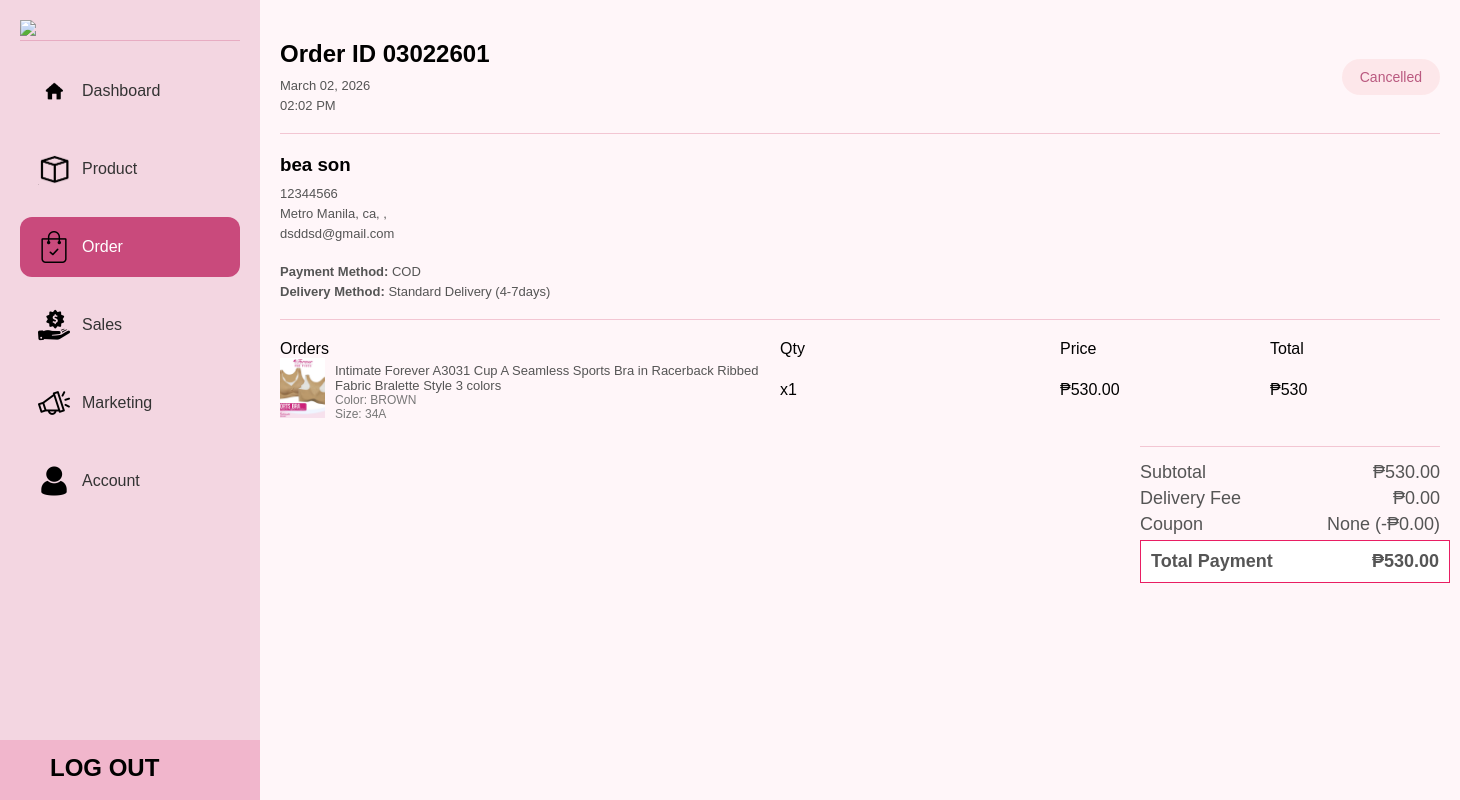
The page /ADMIN/HTML/order-view.php?id=1 on the database its author committed.
### tables this page shows
CREATE TABLE `orders` (
  `id` int(11) NOT NULL,
  `order_code` varchar(20) DEFAULT NULL,
  `first_name` varchar(100) DEFAULT NULL,
  `last_name` varchar(100) DEFAULT NULL,
  `email` varchar(100) DEFAULT NULL,
  `phone` varchar(20) DEFAULT NULL,
  `province` varchar(100) DEFAULT NULL,
  `city` varchar(100) DEFAULT NULL,
  `barangay` varchar(100) DEFAULT NULL,
  `postal` varchar(10) DEFAULT NULL,
  `full_address` text DEFAULT NULL,
  `payment_method` varchar(50) DEFAULT NULL,
  `delivery_method` varchar(50) DEFAULT NULL,
  `subtotal` decimal(10,2) DEFAULT NULL,
  `delivery_fee` decimal(10,2) DEFAULT NULL,
  `total` decimal(10,2) DEFAULT NULL,
  `created_at` datetime DEFAULT current_timestamp(),
  `status` varchar(50) DEFAULT 'To Ship',
  `postal_code` varchar(20) DEFAULT NULL,
  `profile_img` varchar(255) DEFAULT NULL,
  `coupon` decimal(10,2) DEFAULT 0.00,
  `coupon_code` varchar(100) DEFAULT NULL,
  `refund_date` datetime DEFAULT NULL,
  `refund_message` text DEFAULT NULL,
  `refund_images` text DEFAULT NULL
);

CREATE TABLE `order_items` (
  `id` int(11) NOT NULL,
  `order_id` int(11) DEFAULT NULL,
  `product_name` varchar(255) DEFAULT NULL,
  `price` decimal(10,2) DEFAULT NULL,
  `qty` int(11) DEFAULT NULL,
  `size` varchar(50) DEFAULT NULL,
  `color` varchar(50) DEFAULT NULL,
  `image` text DEFAULT NULL,
  `product_id` int(11) DEFAULT NULL,
  `reviewed` tinyint(1) DEFAULT 0
);

### ADMIN/HTML/order-view.php (the view, shortened to what this page needs)
<?php
include "../../config/db.php";
$order_id = $_GET['id'] ?? 0;
$order = $conn->query("SELECT * FROM orders WHERE id = $order_id")->fetch_assoc();
$items = $conn->query("SELECT * FROM order_items WHERE order_id = $order_id");
?>
<!DOCTYPE html>
<html lang="en">
<head>
  <link rel="stylesheet" href="../CSS/order-view.css">
  <link rel="stylesheet" href="https://cdn.jsdelivr.net/npm/flatpickr/dist/flatpickr.min.css">
</head>
<body>
<div class="container">
<aside class="sidebar">
  <div class="logo">
    <img src="../PICTURE/logo.png">
  </div>
  <nav class="menu">
    <a href="dashboard.html">
      <img src="../PICTURE/home logo.png" class="menu-icon">
      Dashboard
    </a>
    <a href="product.php">
      <img src="../PICTURE/product logo.png" class="menu-icon">
      Product
    </a>
    <a href="order.php" class="active">
      <img src="../PICTURE/ORDER LOGO.webp" class="menu-icon">
      Order
    </a>
    <a href="sales.php">
      <img src="../PICTURE/SALES LOGO.png" class="menu-icon">
      Sales
    </a>
    <a href="marketing.php">
      <img src="../PICTURE/MARKETING LOGO.png" class="menu-icon">
      Marketing
    </a>
    <a href="account.php">
      <img src="../PICTURE/ACCOUNT LOGO.png" class="menu-icon">
      Account
    </a>
  </nav>
  <div class="logout-bar">
    <div class="logout-content">
      <span class="logout-text">LOG OUT</span>
    </div>
  </div>
</aside>
<main class="main">
<div class="section order-header-flex">
<div>
  <h2>Order ID <?= $order['order_code'] ?? $order['id'] ?></h2>
    <p><?= date("F d, Y", strtotime($order['created_at'] ?? 'now')) ?></p>
    <p><?= date("h:i A", strtotime($order['created_at'] ?? 'now')) ?></p>
  </div>
<?php
$status = $order['status'];
?>
<?php if ($status === 'Request Return'): ?>
  <button class="approve-btn" onclick="approveRefund(<?= $order['id'] ?>)">
    Approve Refund
  </button>
<?php elseif ($status === 'Waiting to Refund'): ?>
  <button class="refund-btn" onclick="processRefund(<?= $order['id'] ?>)">
    Process Refund
  </button>
<?php elseif ($status === 'Refunded'): ?>
  <button class="disabled-btn" disabled>
    Refunded
  </button>
<?php elseif ($status === 'Completed'): ?>
  <button class="disabled-btn" disabled>
    Completed
  </button>
<?php elseif ($status === 'Shipping' || $status === 'Shipped'): ?>
  <button class="disabled-btn" disabled>
    In Delivery
  </button>
<?php elseif ($status === 'Cancel'): ?>
  <button class="disabled-btn" disabled>
    Cancelled
  </button>
<?php else: ?>
  <button class="cancel-btn" onclick="cancelOrder(<?= $order['id'] ?>)">
    Cancel Order
  </button>
<?php endif; ?>
</div>
<div class="section">
  <h3><?= $order['first_name'] ?> <?= $order['last_name'] ?></h3>
  <p><?= $order['phone'] ?></p>
  <p>
  <?= $order['province'] ?? '' ?>,
  <?= $order['city'] ?? '' ?>,
  <?= $order['barangay'] ?? '' ?>,
</p>
  <p><?= $order['email'] ?></p>
  <br>
  <p><strong>Payment Method:</strong> <?= $order['payment_method'] ?? '' ?></p>
  <p><strong>Delivery Method:</strong> <?= $order['delivery_method'] ?? '' ?></p>
</div>
  <div class="section">
  <div class="order-header">
    <span>Orders</span>
    <span>Qty</span>
    <span>Price</span>
    <span>Total</span>
  </div>
<?php
$total = 0;
while ($item = $items->fetch_assoc()):
  $itemTotal = $item['price'] * $item['qty'];
  $total += $itemTotal;
?>
<div class="order-item">
  <div class="product">
    <div class="img">
      <img src="../../uploads/<?= $item['image'] ?>"
      style="width:100%; height:100%; object-fit:cover;">
    </div>
    <div>
      <p><?= $item['product_name'] ?></p>
      <small>Color: <?= $item['color'] ?></small>
      <small>Size: <?= $item['size'] ?></small>
    </div>
  </div>
  <div class="qty">x<?= $item['qty'] ?></div>
  <div class="price">₱<?= $item['price'] ?></div>
  <div class="total">₱<?= $itemTotal ?></div>
</div>
<?php endwhile; ?>
<?php
$deliveryFee = isset($order['delivery_fee']) ? $order['delivery_fee'] : 0;
$coupon = isset($order['coupon']) ? $order['coupon'] : 0;
$couponCode = isset($order['coupon_code']) ? $order['coupon_code'] : '';
$totalIncome = $total + $deliveryFee - $coupon;
?>
<div class="summary">
  <p class="total">
    <span>Subtotal</span>
    <span>₱<?= number_format($total, 2) ?></span>
  </p>
  <p>
    <span>Delivery Fee</span>
    <span>₱<?= number_format($deliveryFee, 2) ?></span>
  </p>
  <p>
    <span>Coupon</span>
    <span>
      <?= $couponCode ? $couponCode : 'None' ?>
      (-₱<?= number_format($coupon, 2) ?>)
    </span>
  </p>
  <p class="income">
    <span>Total Payment</span>
    <span>₱<?= number_format($totalIncome, 2) ?></span>
  </p>
</div>
  </div>
</div>
</body>
</html>

### ADMIN/CSS/order-view.css (style rules this page uses)
* { margin: 0; padding: 0; box-sizing: border-box; font-family: sans-serif; }
body { margin: 0; background: #fff6f9; }
.section { padding: 20px 0; border-bottom: 1px solid #f3c6d3; }
.section p { font-size: 13px; color: #555; margin-top: 5px; }
.container { display: flex; min-height: 100vh; align-items: stretch; }
.sidebar { width: 260px; background: #F3D6E1; padding: 20px; min-height: 100vh; position: fixed; top: 0; left: 0; height: 100vh; }
.main { margin-left: 260px; width: calc(100% - 260px); padding: 20px; }
.logo { border-bottom: 1px solid rgba(201, 74, 124, 0.3); margin-bottom: 20px; }
.logo img { width: 100%; }
.menu { display: flex; flex-direction: column; }
.menu a { display: flex; align-items: center; gap: 12px; padding: 14px 18px; margin-bottom: 18px; border-radius: 12px; color: #333; font-weight: 500; cursor: pointer; text-decoration: none; }
.menu a.active { background: #C94A7C; color: #fff; }
.menu-icon { width: 32px; height: 32px; }
.logout-bar { position: absolute; bottom: 0; left: 0; width: 100%; height: 60px; background: #F1B6CC; padding: 14px 20px; cursor: pointer; }
.logout-content { display: flex; align-items: center; gap: 14px; color: #000; font-weight: 600; font-size: 24px; margin-left: 30px; }
.section:last-child { border-bottom: none; }
h2 { margin-bottom: 10px; }
h3 { margin-bottom: 10px; }
.order-header, .order-item { display: grid; grid-template-columns: 500px 280px 210px 180px; align-items: center; }
.order-item { margin-bottom: 25px; }
.order-header-flex { display: flex; justify-content: space-between; align-items: center; }
.product { display: flex; gap: 10px; }
.product .img { width: 60px; height: 60px; background: #ccc; gap: 300px; }
.product small { display: block; color: #777; font-size: 12px; }
.summary { margin-top: 20px; border-top: 1px solid #f3c6d3; padding-top: 10px; width: 100%; max-width: 300px; margin-left: auto; }
.summary p { display: flex; justify-content: space-between; margin: 5px 0; font-size: 18px; }
.income { border: 1px solid #e91e63; padding: 10px; font-weight: bolder; background: #fff; width: 310px; margin-top: 30px; }
button, .summary-action a { padding: 6px 14px; border-radius: 20px; border: none; cursor: pointer; font-size: 13px; text-decoration: none; display: inline-block; transition: all 0.25s ease; font-weight: 500; }
button, .summary-action a { padding: 10px 18px; border-radius: 25px; border: none; cursor: pointer; font-size: 14px; font-weight: 500; transition: all 0.25s ease; box-shadow: 0 4px 10px rgba(255, 182, 193, 0.2); }
button { padding: 10px 18px; border-radius: 25px; border: none; font-size: 14px; font-weight: 500; transition: all 0.25s ease; }
.disabled-btn { background: #fde2e4; color: #9d174d; cursor: not-allowed; opacity: 0.7; box-shadow: none; pointer-events: none; }

### rows shown on the page
orders: order_code "03022601", created_at "March 02, 2026", created_at "02:02 PM", first_name "bea", last_name "son", phone "12344566", province "Metro Manila", city "ca", email "dsddsd@gmail.com", payment_method "COD", delivery_method "Standard Delivery (4-7days)", delivery_fee "0.00", coupon "0.00", totalIncome "530.00"
order_items: image (picture), product_name "Intimate Forever A3031 Cup A Seamless Sports Bra in Racerback Ribbed Fabric Bralette Style 3 colors", color "BROWN", size "34A", qty "1", price "530.00", itemTotal "530"

### other values the page prints
$total "530.00"
